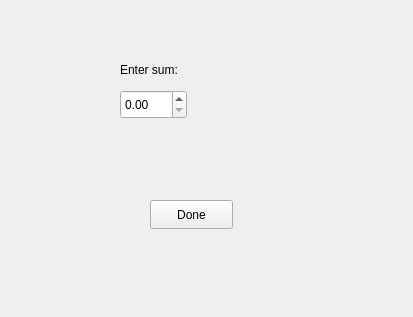
<?xml version="1.0" encoding="UTF-8"?>
<ui version="4.0">
 <class>Form</class>
 <widget class="QWidget" name="Form">
  <property name="geometry">
   <rect>
    <x>0</x>
    <y>0</y>
    <width>413</width>
    <height>317</height>
   </rect>
  </property>
  <property name="windowTitle">
   <string>Form</string>
  </property>
  <widget class="QPushButton" name="doneBtn">
   <property name="geometry">
    <rect>
     <x>150</x>
     <y>200</y>
     <width>83</width>
     <height>29</height>
    </rect>
   </property>
   <property name="text">
    <string>Done</string>
   </property>
  </widget>
  <widget class="QLabel" name="label">
   <property name="geometry">
    <rect>
     <x>120</x>
     <y>60</y>
     <width>81</width>
     <height>20</height>
    </rect>
   </property>
   <property name="text">
    <string>Enter sum: </string>
   </property>
  </widget>
  <widget class="QDoubleSpinBox" name="doubleSpinBox">
   <property name="geometry">
    <rect>
     <x>120</x>
     <y>90</y>
     <width>67</width>
     <height>29</height>
    </rect>
   </property>
   <property name="maximum">
    <double>1000.000000000000000</double>
   </property>
  </widget>
 </widget>
 <resources/>
 <connections/>
</ui>
